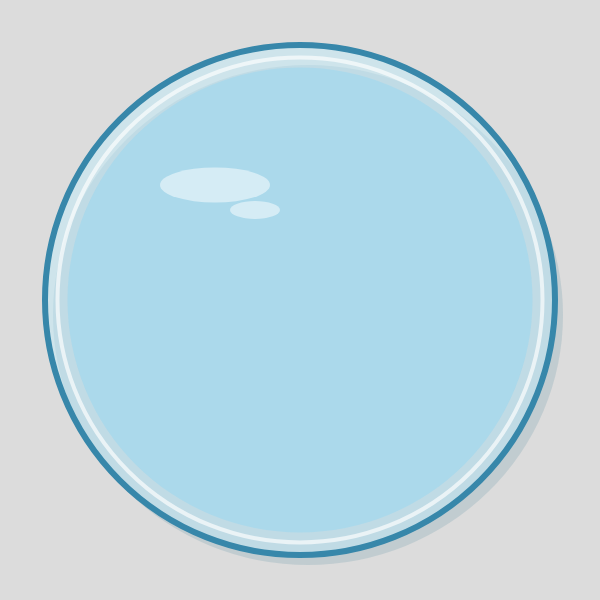
Frame 1 (no input)
Frame 60 (no input): identical to frame 1, image omitted
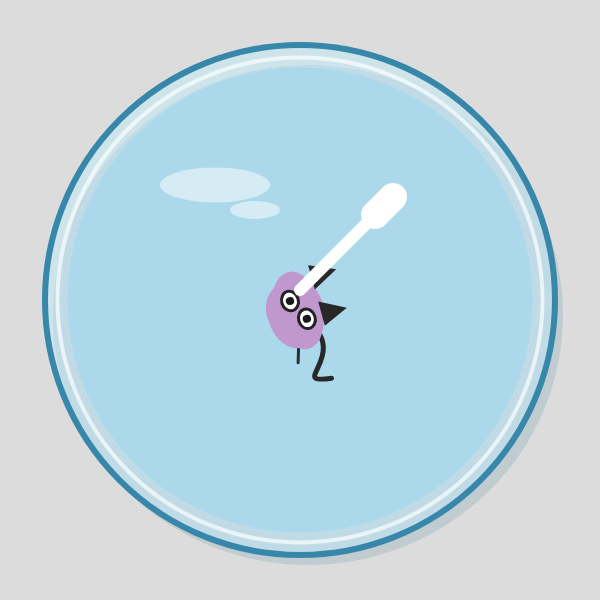
Frame 120 (the mouse pressed at the canvas centre since frame 60)

The p5.js sketch that drew these frames (run headless with seeded random() and noise() and a simulated clock; from frame 60 on, the mouse is pressed at the canvas centre):

// p5.js sketch
// ── sketch.js
let savedCanvas;

function setup() {
  createCanvas(600, 600);
  noCursor();

  resetCanvas();
  savedCanvas = get();
}

function draw() {
  // 스포이드가 그려지기 전 화면을 다시 보여줌
  image(savedCanvas, 0, 0);

  // 마우스를 따라다니는 스포이드
  drawPipette(mouseX, mouseY);
}

function resetCanvas() {
  background(220);

  // 페트리 접시
  // 접시 그림자
  noStroke();
  fill(70, 130, 155, 45);
  ellipse(308, 315, 510, 500);
  
  // 바깥쪽 투명 플라스틱 테두리
  fill(190, 235, 250, 120);
  stroke(55, 135, 170);
  strokeWeight(6);
  ellipse(300, 300, 510, 510);
  
  // 안쪽 테두리
  noFill();
  stroke(255, 255, 255, 170);
  strokeWeight(4);
  ellipse(300, 300, 485, 485);
  
  // 배양액 표면
  noStroke();
  fill(150, 215, 240, 125);
  ellipse(300, 300, 465, 465);
  
  // 유리 반사광
  fill(255, 255, 255, 125);
  ellipse(215, 185, 110, 35);
  ellipse(255, 210, 50, 18);
}

function mousePressed() {
  // 페트리 접시 안을 클릭했을 때만 생성
  if (dist(mouseX, mouseY, 300, 300) > 205) {
    return;
  }

  let microbe = {
    x: mouseX,
    y: mouseY,
    size: random(38, 58),
    angle: random(TWO_PI),

    bodyColor: color(
      random(80, 230),
      random(110, 230),
      random(110, 230)
    ),

    eyeCount: int(random(1, 5)),
    legCount: int(random(0, 7)),

    earSize: 18,
    tailLength: random(28, 48),
    tailCurl: random(-20, 20)
  };

  // 기존 미생물 그림을 먼저 다시 보여줌
  image(savedCanvas, 0, 0);

  // 새 미생물 추가
  drawMicrobe(microbe);

  // 스포이드를 제외한 현재 화면 저장
  savedCanvas = get();
}

function drawMicrobe(m) {
  push();
  translate(m.x, m.y);
  rotate(m.angle);

  // 꼬리
  noFill();
  stroke(40);
  strokeWeight(5);
  strokeCap(ROUND);

  bezier(
    m.size * 0.35, 0,
    m.size * 1.3, -m.size * 0.7,
    m.size * 1.5, m.size * 0.7,
    m.size + m.tailLength, m.tailCurl
  );

  // 다리
  stroke(45);
  strokeWeight(3);

  for (let i = 0; i < m.legCount; i++) {
    let angle = map(i, 0, m.legCount, 0, TWO_PI) + 0.3;
    let endX = cos(angle) * m.size * 1.2;
    let endY = sin(angle) * m.size * 1.2;

    line(0, 0, endX, endY);
  }

  // 몸체: 랜덤한 원 3~4개를 겹쳐 그림
  noStroke();
  fill(m.bodyColor);

  let partCount = int(random(3, 5));

  for (let i = 0; i < partCount; i++) {
    ellipse(
      random(-m.size * 0.35, m.size * 0.35),
      random(-m.size * 0.25, m.size * 0.25),
      random(m.size * 1.1, m.size * 1.7),
      random(m.size * 0.9, m.size * 1.35)
    );
  }

  // 고양이 귀
  fill(40);

  let earBaseY = -m.size * 0.48;

  triangle(
    -m.size * 0.6, earBaseY + 8,
    -m.size * 0.38, earBaseY - m.earSize,
    -m.size * 0.12, earBaseY + 8
  );

  triangle(
    m.size * 0.12, earBaseY + 8,
    m.size * 0.38, earBaseY - m.earSize,
    m.size * 0.6, earBaseY + 8
  );

  // 눈
  for (let i = 0; i < m.eyeCount; i++) {
    let eyeX = random(-m.size * 0.5, m.size * 0.5);
    let eyeY = random(-m.size * 0.4, m.size * 0.4);

    fill(255);
    stroke(35);
    strokeWeight(3);
    ellipse(eyeX, eyeY, m.size * 0.38, m.size * 0.32);

    fill(25);
    noStroke();
    ellipse(eyeX, eyeY, m.size * 0.15, m.size * 0.16);
  }

  pop();
}

function drawPipette(x, y) {
  push();
  translate(x, y);

  // 관의 밝은 부분
  stroke(255);
  strokeWeight(12);
  line(0, -10, 75, -85);

  // 고무 부분
  stroke(255);
  strokeWeight(28);
  strokeCap(ROUND);
  line(75, -85, 93, -103);

  pop();
}

// esc 누르면 미생물만 지우기
function keyPressed() {
  if (keyCode === ESCAPE) {
    resetCanvas();
    savedCanvas = get();
  }
}
